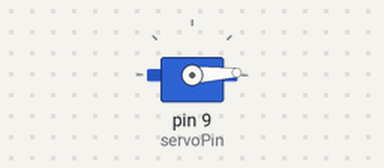
Bench run of a sketch on a simulated Arduino Uno, built with avr-gcc and run on an emulated ATmega328P. On the bench: servo.

Above: at 0.05 s.
At 1.3 s:
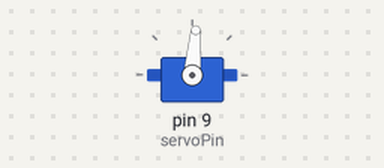
At 2.6 s:
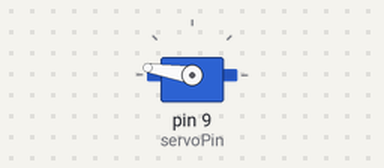
At 5.2 s:
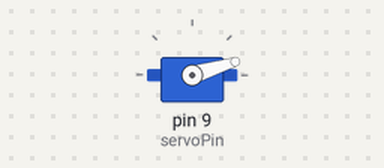
Timing chart, 0 to 7.1 s (numbered marks = the images above):
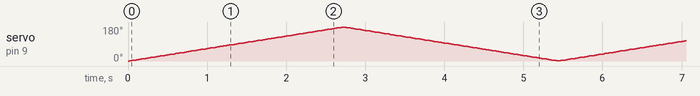

The sketch:

1_servo_sweep.ino
```cpp
/*
  Servo example-- Sweep
  Rotates motor 180 degrees and back

  Connect servo control wire to pin 9.

  Uses Arduino Servo library:
  https://www.arduino.cc/en/Reference/Servo

  Minimally modified from
  https://www.arduino.cc/en/Tutorial/Sweep
  in the public domain
*/


#include <Servo.h> // include Arduino Servo library

const int servoPin = 9;  // create servoPin variable, assign 9

Servo servo;  // create Servo object named servo

int angle = 0;   // variable to track servo position in degrees


void setup() {
  servo.attach(servoPin); //attach servo variable to control pin
}


void loop() {
  // scan from 0 to 180 degrees
  for (angle = 0; angle < 180; angle++) {
    servo.write(angle);
    delay(15);
  }
  // now scan back from 180 to 0 degrees
  for (angle = 180; angle > 0; angle--) {
    servo.write(angle);
    delay(15);
  }
}
```
